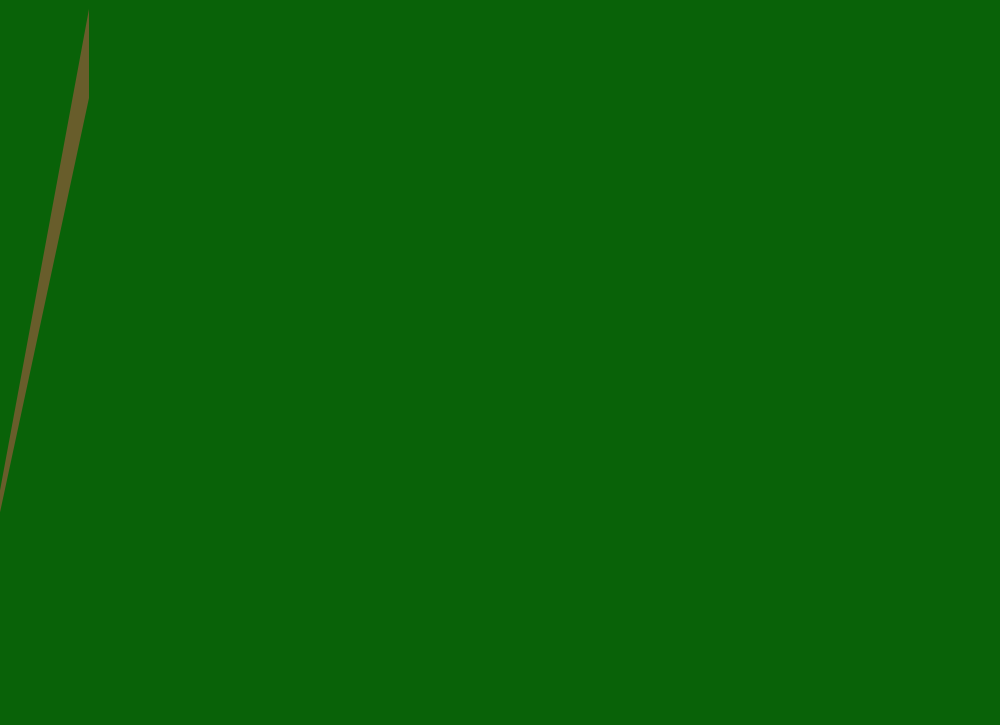
Frame 1 (no input)
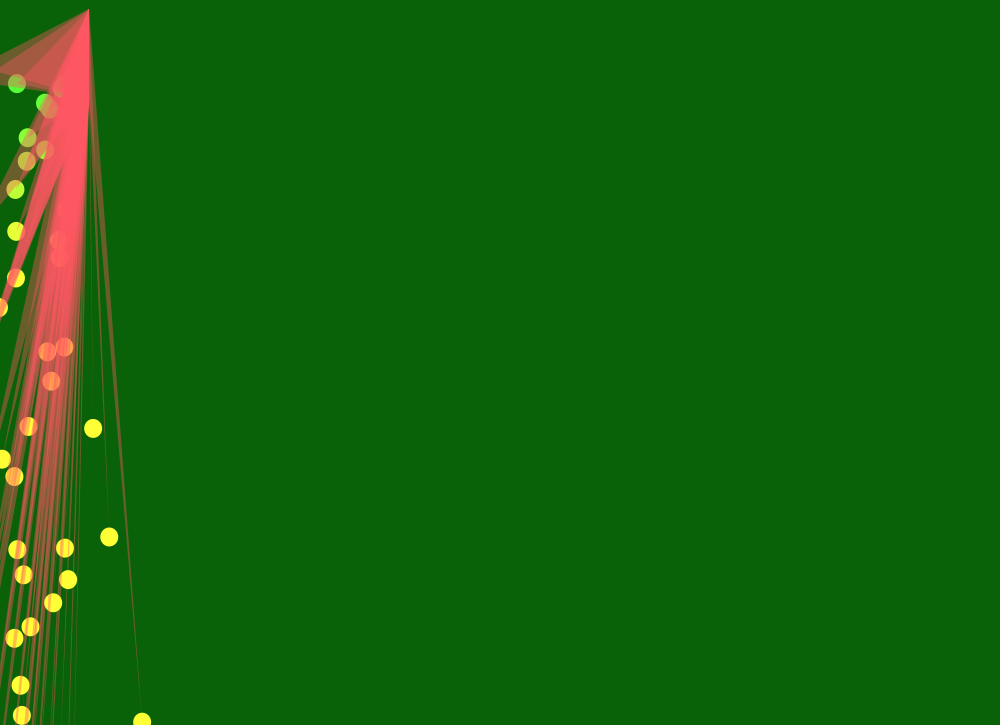
Frame 60 (the mouse pressed at the canvas centre just before this capture)
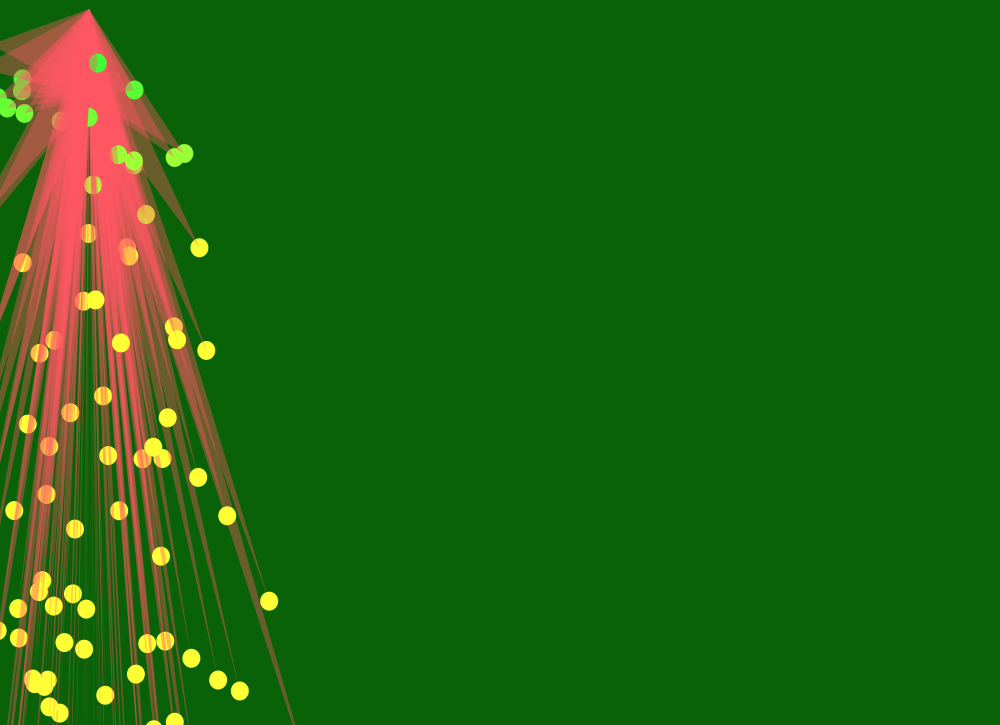
Frame 120 (the mouse held since frame 60 and released just before this capture)

The Processing sketch that drew these frames (run headless with seeded random() and noise(); from frame 60 on, the mouse is pressed at the canvas centre):

// Processing sketch: processing_16352
// ── processing_16352.pde


Gota[] gotas = new Gota[5000]; //Declaracion de variable TIPO arreglo o 'array'
//que se llama 'gotas' y contiene 1000 elementos tipo 'Gota'

int totalgotas = 0;
//nueva variable para saber cuantas gotas han salido

void setup() {
  size(1000,725);
  smooth();
}

void draw() {
background(9,98,8,98);
  // Iniciar las gotas:
  gotas[totalgotas] = new Gota();
  // Sumar al numero de gotas: Esto equivale la frase:
  // "totalgotas =  totalgotas+1;"
  totalgotas++ ;
  // si llegamos al final de las gotas...
  if (totalgotas >= gotas.length) {
    totalgotas = 0; //empezar de nuevo
  }

  // hacer llover y mostrar
  for (int i = 0; i < totalgotas; i++ ) { 
    //for loop para otorgar el verbo over' y 'mostrar' a todas las gotas
    //y a cada una, una por una...
    gotas[i].llover();
    gotas[i].mostrar();
    gotas[i].rebotar();
  }

}
class Gota {
  float x,y;   // Variables de ubicacion de las gotas
  float velocidadX; // velocidad
  float velocidadY;
  color c; //color de las gotas
  float r;     // el radio de la gota

  Gota() {
    r = 8;                 // todas las gotas son del mismo tamanio
    x = random (width);     // empezar con una ubicacion 'random' dentro del 'width'
    y = -r*4;              // comenzar mas arriba de el campo , 
    //para que parezcan que caen desde mas alla.

   velocidadX= random(1,2);
   velocidadY= random(1,3);     // elegir una velocidad random entre 1 y5
    c = color(550,100,150); // Color de las gotas
  }

  // mover la gota hacia abajo
  void llover() {
    // acelerar velocidad
    y+= velocidadY; 
    x+=velocidadX;//empujandolas un poco hacia la derecha
  }

 // mostrar-dibujar las gotas
  void mostrar() {
    fill(x,765,54,498);
    noStroke();
    ellipse(y,x,18,19);
    fill(445,87,98,98);
    triangle(y,x,89,98,89,9);
    
}
void rebotar(){
  if(x>width || x <=0){
    velocidadX = velocidadX *-1;
  }
  if(y>height){
    velocidadY = velocidadY *-1;
  }
}

}
